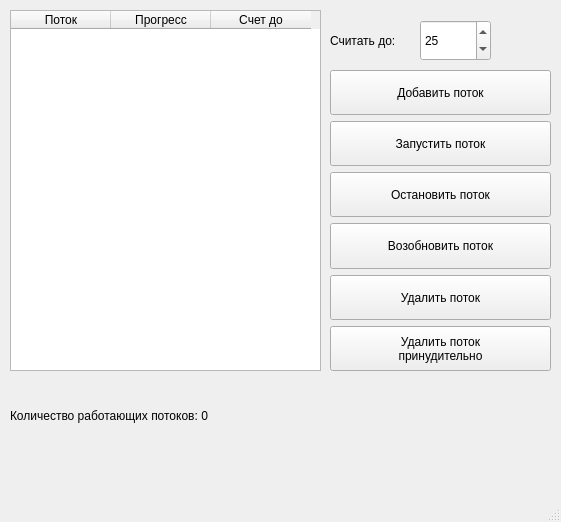
<?xml version="1.0" encoding="UTF-8"?>
<ui version="4.0">
 <class>MainWindow</class>
 <widget class="QMainWindow" name="MainWindow">
  <property name="geometry">
   <rect>
    <x>0</x>
    <y>0</y>
    <width>561</width>
    <height>522</height>
   </rect>
  </property>
  <property name="windowTitle">
   <string>MainWindow</string>
  </property>
  <widget class="QWidget" name="centralwidget">
   <widget class="QTableWidget" name="tableWidget">
    <property name="enabled">
     <bool>true</bool>
    </property>
    <property name="geometry">
     <rect>
      <x>10</x>
      <y>10</y>
      <width>311</width>
      <height>361</height>
     </rect>
    </property>
    <property name="editTriggers">
     <set>QAbstractItemView::NoEditTriggers</set>
    </property>
    <property name="dragEnabled">
     <bool>false</bool>
    </property>
    <column>
     <property name="text">
      <string>Поток</string>
     </property>
    </column>
    <column>
     <property name="text">
      <string>Прогресс</string>
     </property>
    </column>
    <column>
     <property name="text">
      <string>Счет до</string>
     </property>
    </column>
   </widget>
   <widget class="QSpinBox" name="spinBox">
    <property name="geometry">
     <rect>
      <x>420</x>
      <y>20</y>
      <width>71</width>
      <height>41</height>
     </rect>
    </property>
    <property name="minimum">
     <number>1</number>
    </property>
    <property name="maximum">
     <number>100</number>
    </property>
    <property name="value">
     <number>25</number>
    </property>
   </widget>
   <widget class="QLabel" name="label">
    <property name="geometry">
     <rect>
      <x>330</x>
      <y>20</y>
      <width>81</width>
      <height>41</height>
     </rect>
    </property>
    <property name="text">
     <string>Считать до:</string>
    </property>
   </widget>
   <widget class="QWidget" name="verticalLayoutWidget">
    <property name="geometry">
     <rect>
      <x>330</x>
      <y>70</y>
      <width>221</width>
      <height>301</height>
     </rect>
    </property>
    <layout class="QVBoxLayout" name="verticalLayout">
     <item>
      <widget class="QPushButton" name="add_threadButton">
       <property name="sizePolicy">
        <sizepolicy hsizetype="Minimum" vsizetype="Minimum">
         <horstretch>0</horstretch>
         <verstretch>0</verstretch>
        </sizepolicy>
       </property>
       <property name="text">
        <string>Добавить поток</string>
       </property>
      </widget>
     </item>
     <item>
      <widget class="QPushButton" name="pushButton_launch">
       <property name="sizePolicy">
        <sizepolicy hsizetype="Minimum" vsizetype="Minimum">
         <horstretch>0</horstretch>
         <verstretch>0</verstretch>
        </sizepolicy>
       </property>
       <property name="text">
        <string>Запустить поток</string>
       </property>
      </widget>
     </item>
     <item>
      <widget class="QPushButton" name="pushButton_stopThread">
       <property name="sizePolicy">
        <sizepolicy hsizetype="Minimum" vsizetype="Minimum">
         <horstretch>0</horstretch>
         <verstretch>0</verstretch>
        </sizepolicy>
       </property>
       <property name="text">
        <string>Остановить поток</string>
       </property>
      </widget>
     </item>
     <item>
      <widget class="QPushButton" name="pushButton_resume">
       <property name="sizePolicy">
        <sizepolicy hsizetype="Minimum" vsizetype="Minimum">
         <horstretch>0</horstretch>
         <verstretch>0</verstretch>
        </sizepolicy>
       </property>
       <property name="text">
        <string>Возобновить поток</string>
       </property>
      </widget>
     </item>
     <item>
      <widget class="QPushButton" name="pushButton_remove">
       <property name="sizePolicy">
        <sizepolicy hsizetype="Minimum" vsizetype="Minimum">
         <horstretch>0</horstretch>
         <verstretch>0</verstretch>
        </sizepolicy>
       </property>
       <property name="text">
        <string>Удалить поток</string>
       </property>
      </widget>
     </item>
     <item>
      <widget class="QPushButton" name="pushButton_forcedRemove">
       <property name="sizePolicy">
        <sizepolicy hsizetype="Minimum" vsizetype="Minimum">
         <horstretch>0</horstretch>
         <verstretch>0</verstretch>
        </sizepolicy>
       </property>
       <property name="text">
        <string>Удалить поток 
принудительно</string>
       </property>
      </widget>
     </item>
    </layout>
   </widget>
   <widget class="QLabel" name="label_num">
    <property name="geometry">
     <rect>
      <x>10</x>
      <y>400</y>
      <width>251</width>
      <height>31</height>
     </rect>
    </property>
    <property name="text">
     <string>Количество работающих потоков: 0</string>
    </property>
   </widget>
  </widget>
  <widget class="QMenuBar" name="menubar">
   <property name="geometry">
    <rect>
     <x>0</x>
     <y>0</y>
     <width>561</width>
     <height>22</height>
    </rect>
   </property>
  </widget>
  <widget class="QStatusBar" name="statusbar"/>
 </widget>
 <resources/>
 <connections/>
</ui>
